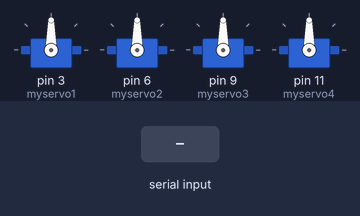
Recording of a sketch running on a simulated Arduino Uno, built with avr-gcc and run on an emulated ATmega328P. Parts: 4 × servo. The inputs (shaded band) are chosen by the test bench.

Above: at 1.2 s.
1.3 s: "2" received over Serial
At 3.3 s:
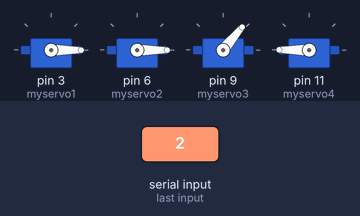
4.3 s: "1" received over Serial
At 7.2 s:
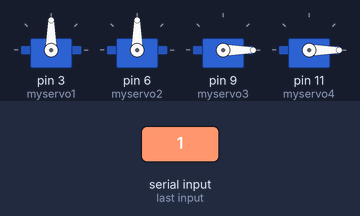
7.3 s: "3" received over Serial
At 9.1 s:
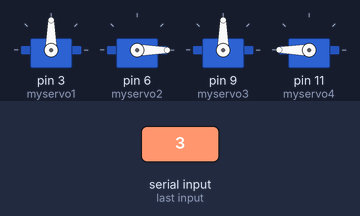
10.3 s: "4" received over Serial
At 12.6 s:
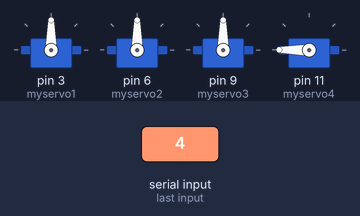
13.3 s: "2" received over Serial
At 13.7 s:
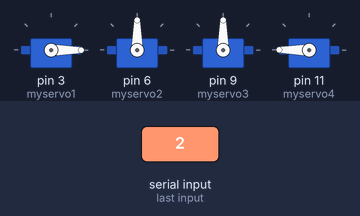
15.8 s: "5" received over Serial
At 18.8 s:
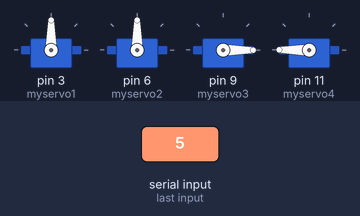
Timing chart, 0 to 19.8 s (numbered marks = the images above; inputs shaded):
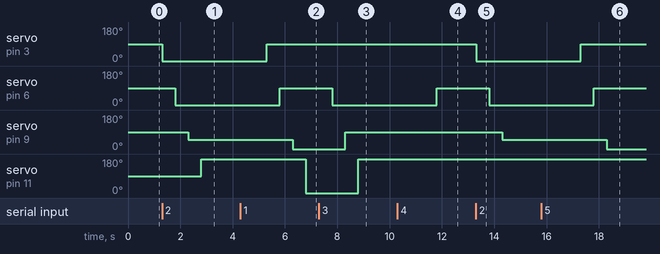

Measured:
- after the input at 1.3 s, servo on pin 3 (myservo1): 90° → 0° at once; servo on pin 6 (myservo2): 90° → 0° after 0.50 s; servo on pin 9 (myservo3): 90° → 50° after 1.0 s; servo on pin 11 (myservo4): 90° → 180° after 1.5 s
- after the input at 4.3 s, servo on pin 3 (myservo1): 0° → 90° after 1.0 s; servo on pin 6 (myservo2): 0° → 90° after 1.5 s; servo on pin 9 (myservo3): 50° → 0° after 2.0 s; servo on pin 11 (myservo4): 180° → 0° after 2.5 s
- after the input at 7.3 s, servo on pin 6 (myservo2): 90° → 0° after 0.50 s; servo on pin 9 (myservo3): 0° → 90° after 1.0 s; servo on pin 11 (myservo4): 0° → 180° after 1.5 s
- after the input at 10.3 s, servo on pin 6 (myservo2): 0° → 90° after 1.5 s
- after the input at 13.3 s, servo on pin 3 (myservo1): 90° → 0° at once; servo on pin 6 (myservo2): 90° → 0° after 0.50 s; servo on pin 9 (myservo3): 90° → 50° after 1.0 s
- after the input at 15.8 s, servo on pin 3 (myservo1): 0° → 90° after 1.5 s; servo on pin 6 (myservo2): 0° → 90° after 2.0 s; servo on pin 9 (myservo3): 50° → 0° after 2.5 s

The sketch:

arduino_serial_communication_code.ino
```cpp
#include <Servo.h>
Servo myservo1;
Servo myservo2;
Servo myservo3;
Servo myservo4;
int datafromUser=0;


void setup() {

  myservo1.attach(3);
  myservo2.attach(6);
  myservo3.attach(9);
  myservo4.attach(11);
  Serial.begin(9600);

}


void loop() {

  if(Serial.available() > 0)
  {
    datafromUser=Serial.read();
  }


  if(datafromUser == '1')
  {
    myservo1.write(90);
    delay(500);
    myservo2.write(90);
    delay(500);
    myservo3.write(0);
    delay(500);
    myservo4.write(0);
    delay(500);

  }


  else if(datafromUser == '2')
  {
    myservo1.write(0);
    delay(500);
    myservo2.write(0);
    delay(500);
    myservo3.write(50);
    delay(500);
    myservo4.write(180);
    delay(500);
  }


  else if(datafromUser == '3')
  {
    myservo1.write(90);
    delay(500);
    myservo2.write(0);
    delay(500);
    myservo3.write(90);
    delay(500);
    myservo4.write(180);
    delay(500);

  }


  else if(datafromUser == '4')
  {
    myservo1.write(90);
    delay(500);
    myservo2.write(90);
    delay(500);
    myservo3.write(90);
    delay(500);
    myservo4.write(180);
    delay(500);

  }


  else if(datafromUser == '5')
  {
    myservo1.write(90);
    delay(500);
    myservo2.write(90);
    delay(500);
    myservo3.write(0);
    delay(500);
    myservo4.write(180);
    delay(500);

  }


  else if(datafromUser == '6')
  {
    myservo1.write(90);
    delay(500);
    myservo2.write(90);
    delay(500);
    myservo3.write(0);
    delay(500);
    myservo4.write(0);
    delay(500);

  }

}
```
